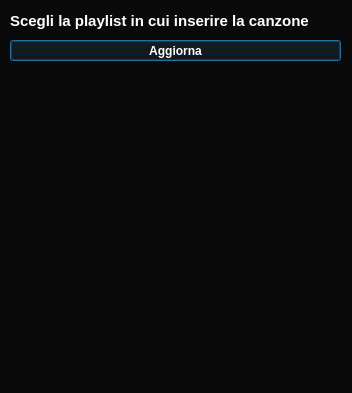
<?xml version="1.0" encoding="UTF-8"?>
<ui version="4.0">
 <class>sceltaPlaylist</class>
 <widget class="QDialog" name="sceltaPlaylist">
  <property name="geometry">
   <rect>
    <x>0</x>
    <y>0</y>
    <width>352</width>
    <height>393</height>
   </rect>
  </property>
  <property name="windowTitle">
   <string>Scegli Playlist</string>
  </property>
  <property name="windowIcon">
   <iconset resource="resources.qrc">
    <normaloff>:/icone/icone/icons8-nota-musicale-60.png</normaloff>:/icone/icone/icons8-nota-musicale-60.png</iconset>
  </property>
  <property name="styleSheet">
   <string notr="true">background-color: rgb(10, 10, 10);
</string>
  </property>
  <widget class="QLabel" name="label">
   <property name="geometry">
    <rect>
     <x>10</x>
     <y>10</y>
     <width>321</width>
     <height>21</height>
    </rect>
   </property>
   <property name="font">
    <font>
     <pointsize>11</pointsize>
     <weight>75</weight>
     <bold>true</bold>
    </font>
   </property>
   <property name="styleSheet">
    <string notr="true">color: rgb(255, 255, 255);</string>
   </property>
   <property name="text">
    <string>Scegli la playlist in cui inserire la canzone</string>
   </property>
  </widget>
  <widget class="QPushButton" name="btnAggiorna">
   <property name="geometry">
    <rect>
     <x>10</x>
     <y>40</y>
     <width>331</width>
     <height>21</height>
    </rect>
   </property>
   <property name="font">
    <font>
     <pointsize>9</pointsize>
     <weight>75</weight>
     <bold>true</bold>
    </font>
   </property>
   <property name="styleSheet">
    <string notr="true">color: white;</string>
   </property>
   <property name="text">
    <string>Aggiorna</string>
   </property>
  </widget>
  <widget class="QListWidget" name="listaPlaylist">
   <property name="geometry">
    <rect>
     <x>10</x>
     <y>70</y>
     <width>331</width>
     <height>311</height>
    </rect>
   </property>
   <property name="font">
    <font>
     <pointsize>-1</pointsize>
    </font>
   </property>
   <property name="styleSheet">
    <string notr="true">QListView {
    border: none;
    color: white;
	font-size: 20px;
}

QListView::item:selected {
    border: 1px solid rgb(255, 77, 0);
}

QListView::item:selected:!active {
     background-color: none;
     color: white;
}

QListView::item:selected:active {
     background-color: rgb(255, 77, 0);
}

QListView::item:hover {
     background: rgb(255, 150, 0)
}</string>
   </property>
  </widget>
 </widget>
 <resources>
  <include location="resources.qrc"/>
 </resources>
 <connections/>
</ui>
